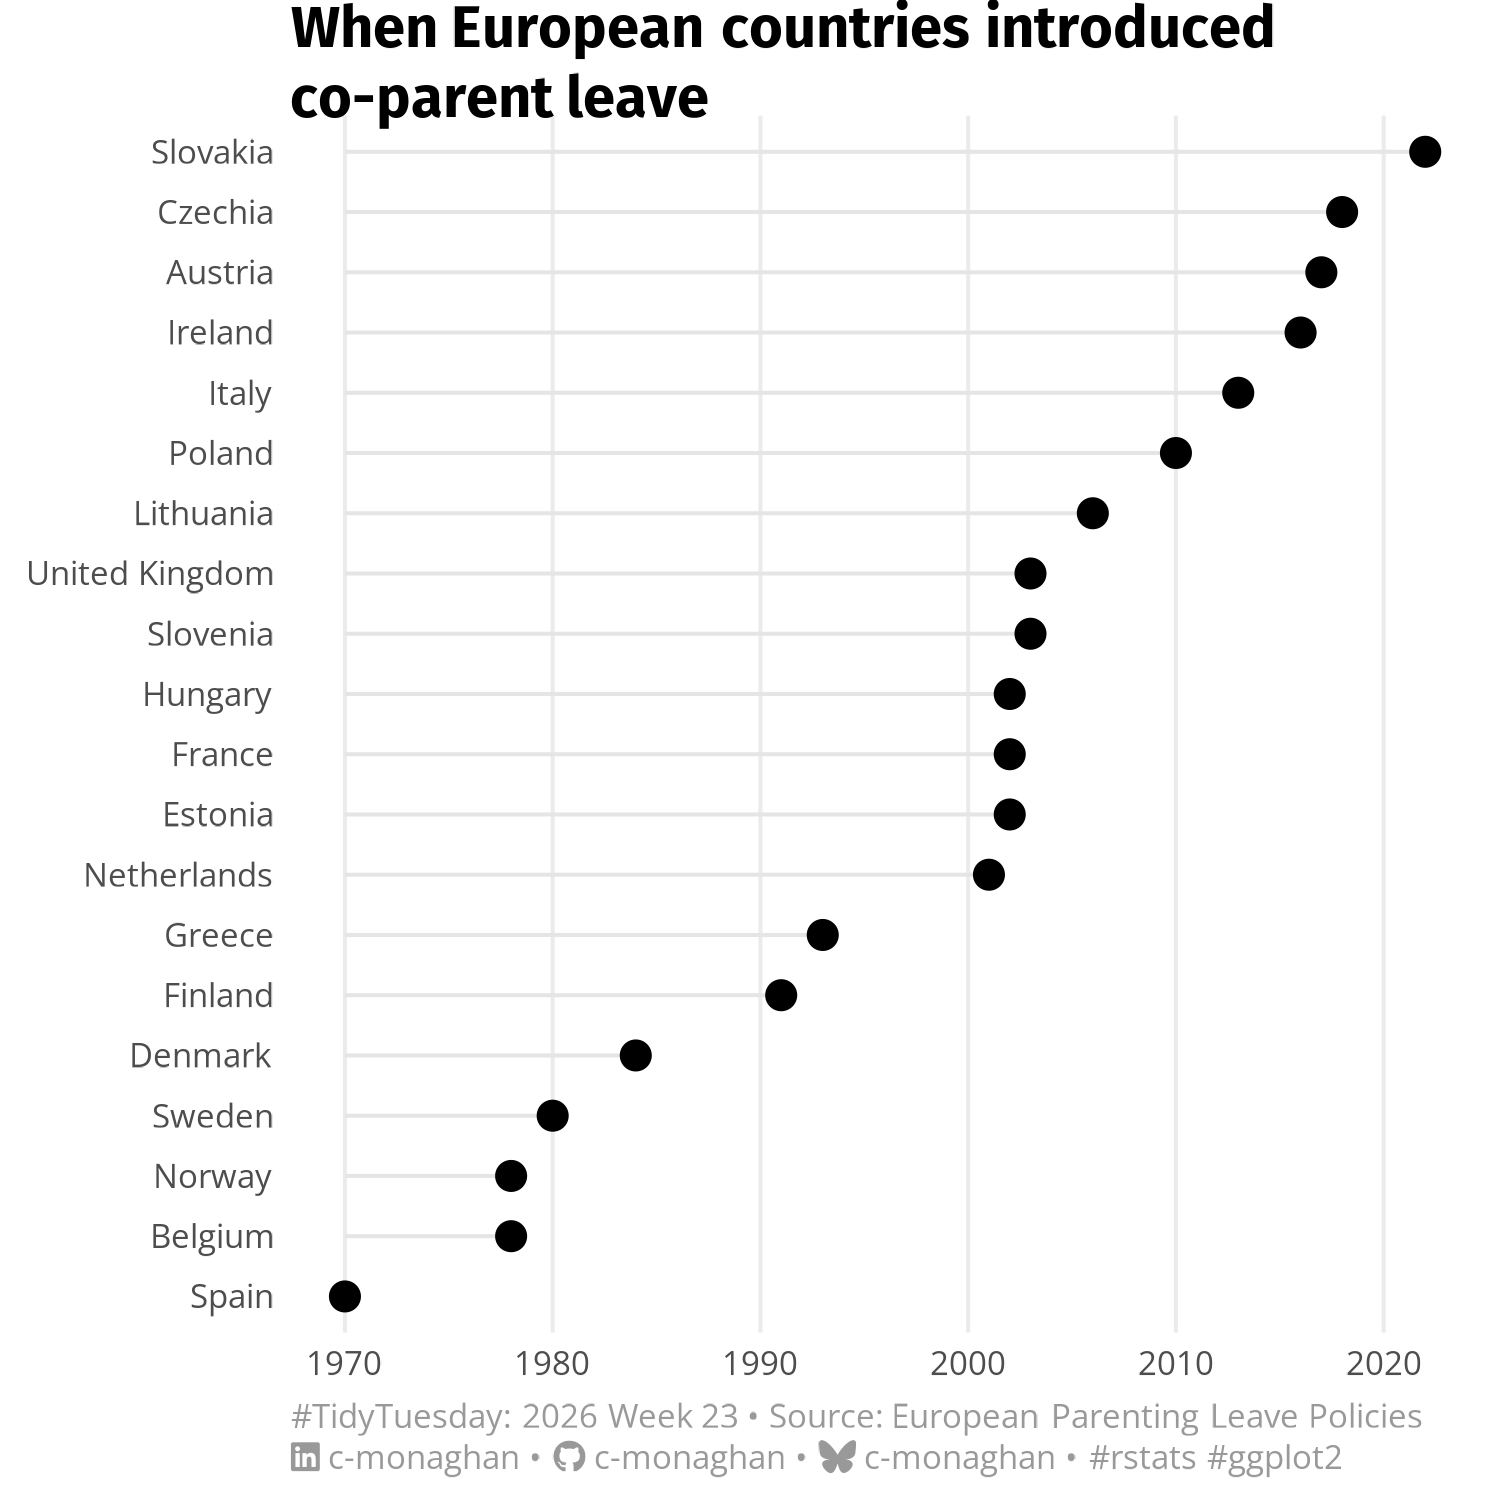

The R source for this figure:
# Packages ---------------------------------------------------------------------
library(dplyr)
library(ggplot2)
library(showtext)

# Fonts ------------------------------------------------------------------------
font_add_google("Fira Sans")
font_add_google("Open Sans")

title_font <- "Fira Sans"
body_font <- "Open Sans"

showtext_auto(enable = TRUE)
showtext_opts(dpi = 300)

caption <- cmBrand::create_caption(
  social = cmBrand::social_brand(),
  tt_text = cmBrand::tt_text(
    year = 2026,
    week = 23,
    source = "European Parenting Leave Policies"
  )
)

# Theme ------------------------------------------------------------------------
theme_clean <- function() {
  theme_minimal(base_family = body_font, base_size = 10) +
    theme(
      plot.title = ggtext::element_textbox_simple(
        size = rel(1.4),
        face = "bold",
        family = title_font,
        margin = margin(t = 5, r = 0, b = 5, l = 0)
      ),
      plot.subtitle = ggtext::element_textbox_simple(
        size = rel(1.1),
        margin = margin(t = 5, r = 0, b = 0, l = 0)
      ),
      plot.caption = ggtext::element_markdown(
        size = rel(0.8),
        hjust = 0,
        lineheight = 1.25,
        colour = "#999999",
        margin = margin(t = 5, r = 0, b = 0.5, l = 0, unit = "pt")
      )
    )
}

# Tidytuesday data -------------------------------------------------------------
tt_data <- tidytuesdayR::tt_load(x = 2026, week = 22)

# Processing -------------------------------------------------------------------
co_parent_leave <- tt_data |>
  purrr::pluck("eplp") |>
  select(year, country, co_ld) |>
  filter(co_ld > 0) |>
  group_by(country) |>
  summarise(min_year = min(year)) |>
  arrange(min_year) |>
  mutate(
    country = countrycode::countrycode(
      country,
      origin = "iso2c",
      destination = "country.name",
      custom_match = c("UK" = "United Kingdom")
    )
  )

# Plotting ---------------------------------------------------------------------
fig <- co_parent_leave |>
  ggplot(aes(x = min_year, y = reorder(country, min_year))) +
  geom_segment(
    aes(
      x = min(min_year),
      xend = min_year,
      yend = country
    ),
    colour = "grey90"
  ) +
  geom_point(size = rel(3)) +
  labs(
    title = "When European countries introduced co-parent leave",
    x = NULL,
    y = NULL,
    caption = caption
  ) +
  theme_clean() +
  theme(
    panel.grid.minor = element_blank(),
    panel.grid.major.y = element_blank()
  ) +
  ggview::canvas(width = 5, height = 5)

# Exporting --------------------------------------------------------------------
ggview::save_ggplot(fig, here::here("2026/2026-06-02/20260602.png"))
